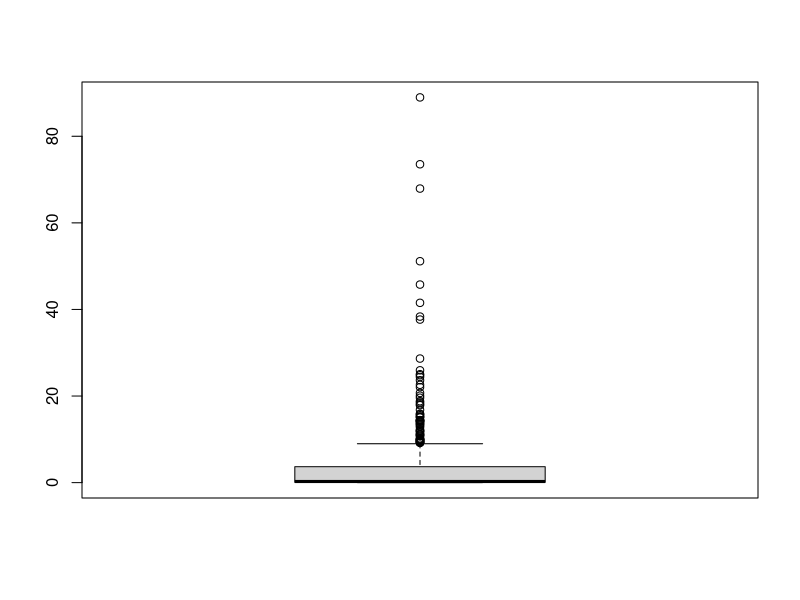
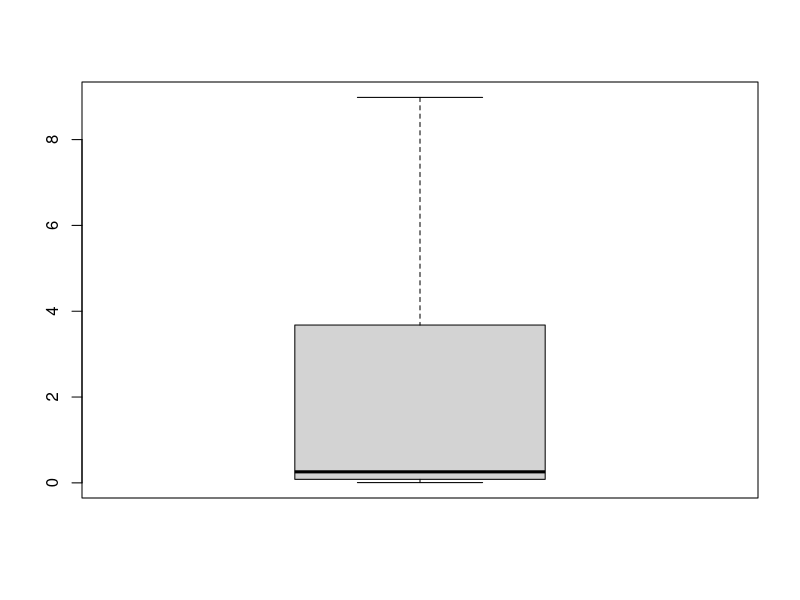
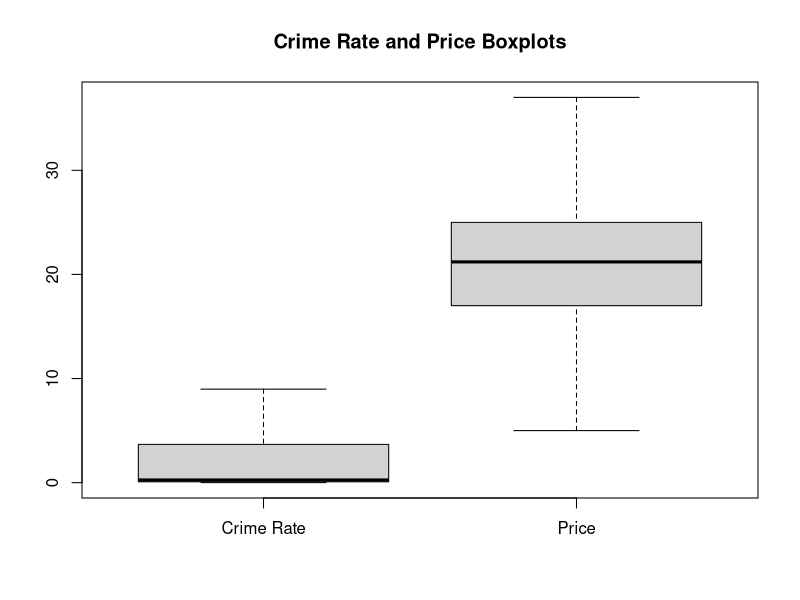
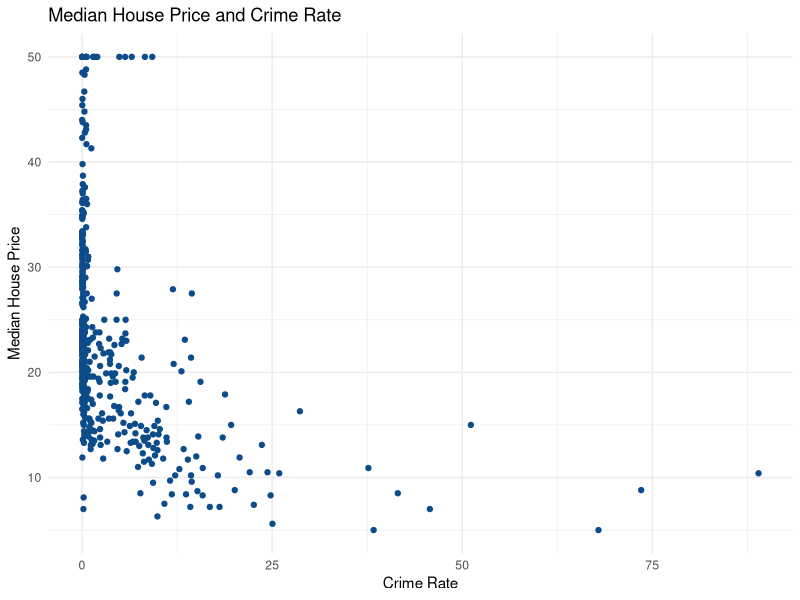
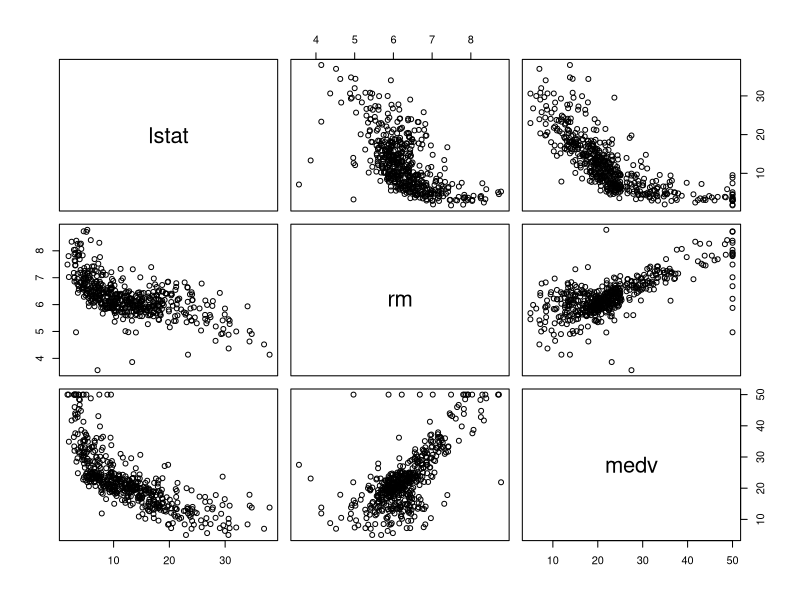
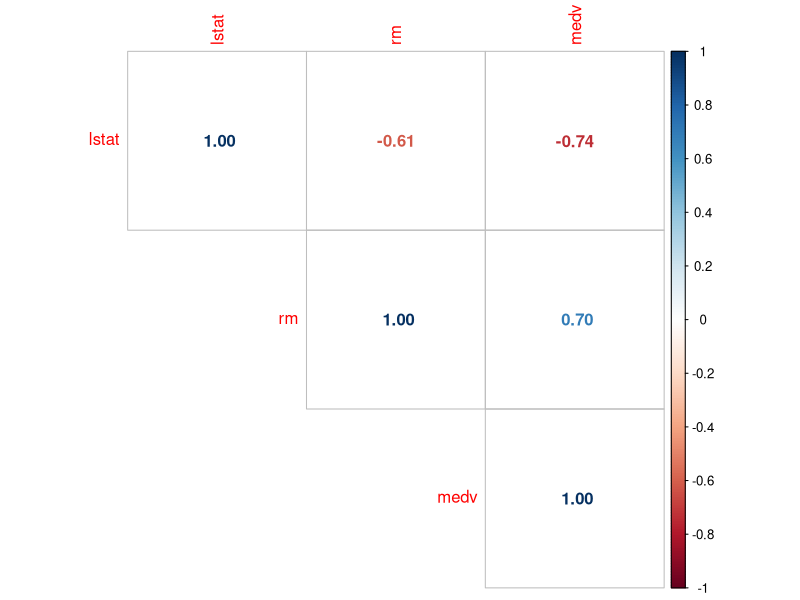
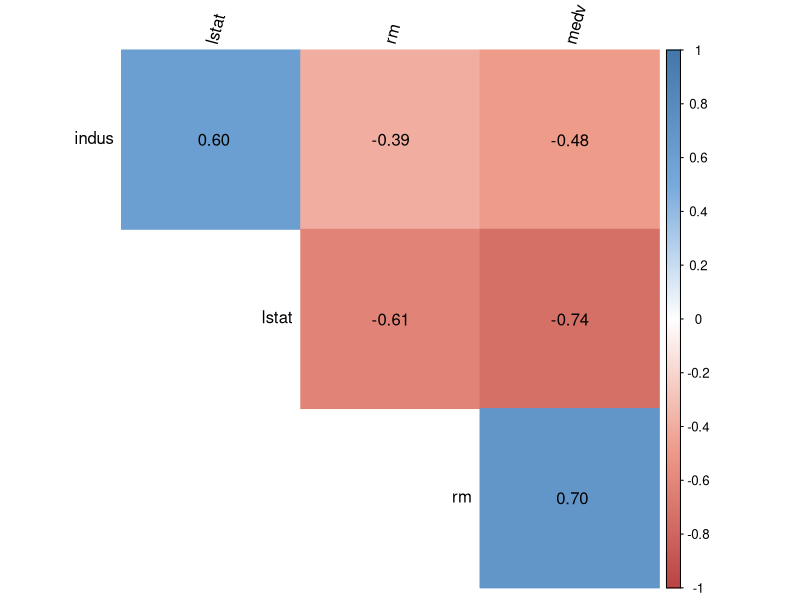

Reproduce these figures in R, in order.
#The Boston Housing dataset includes housing prices and related factors in the Boston area. 
#The dataset was obtained from information collected by the U.S. Census Service concerning housing 
#in the area of Boston, Massachusetts. The dataset also comprises 506 observations on 14 variables.

#The variables include:
#Crim - The crim variable represents the per capita crime rate by town.
#Zn - The zn variable represents the proportion of residential land zoned for lots over 25,000 sq.ft.
#Indus - The indus variable represents the proportion of non-retail business acres per town.
#Chas - The chas variable represents whether the property is located along the Charles River or not.
#Nox - The nox variable represents the nitrogen oxides concentration (parts per 10 million) in the air.
#Rm -The rm variable represents the average number of rooms per dwelling.
#age: This variable represents the proportion of owner-occupied units built prior to 1940.
#Dis -The dis variable represents the weighted distances to five Boston employment centres.
#Rad - The rad variable represents the index of accessibility to radial highways.
#Tax - The tax variable represents the full-value property-tax rate per $10,000.
#Ptratio - The ptratio variable represents the pupil-teacher ratio by town.
#Black - The black variable represents the proportion of blacks by town.
#Lstat - The lstat variable represents the percentage of the lower status of the population.
#Medv - The medv variable represents the median value of owner-occupied homes in $1000s.

# descriptive statistics - boston data set
library(MASS)
data <- Boston
summary(data)
write.csv(summary(data),'results_descriptive_statistics.csv')
print("test")

#box plot
boxplot(data$crim)
boxplot(data$crim,outline = FALSE)
boxplot(data$crim,data$medv,outline = FALSE,names=c("Crime Rate","Price"), main = 'Crime Rate and Price Boxplots')


#correlation
#Pearson correlation is often used for quantitative continuous variables that have a linear relationship
#Spearman correlation (which is actually similar to Pearson but based on the ranked values for 
#each variable rather than on the raw data) is often used to evaluate relationships involving at 
#least one qualitative ordinal variable or two quantitative variables if the link is partially linear
#Kendall’s tau-b which is computed from the number of concordant and discordant pairs is often used for
#qualitative ordinal variables
cor(data$crim,data$medv,method = "spearman")
cor(data$crim,data$medv,method = "pearson")
cor(data$crim,data$medv,method = "kendall")

# correlation for all variables
# correlation for all variables
round(cor(data),digits = 2)




#scatterplot
# scatterplot
library(ggplot2)
ggplot(data) +
  aes(x = crim, y = medv) +
  geom_point(colour = '#0c4c8a') +
  theme_minimal()+
  ggtitle('Median House Price and Crime Rate')+
  xlab('Crime Rate')+
  ylab('Median House Price')


#scatter plot for various combinations
pairs(data[, c("lstat", "rm", "medv")])

# improved correlation matrix
library(corrplot)
corrplot(cor(data[, c("lstat", "rm", "medv")]),
         method = "number",
         type = "upper" # show only upper side
)

#correlogram
# do not edit
corrplot2 <- function(data,
                      method = "pearson",
                      sig.level = 0.05,
                      order = "original",
                      diag = FALSE,
                      type = "upper",
                      tl.srt = 90,
                      number.font = 1,
                      number.cex = 1,
                      mar = c(0, 0, 0, 0)) {
  library(corrplot)
  data_incomplete <- data
  data <- data[complete.cases(data), ]
  mat <- cor(data, method = method)
  cor.mtest <- function(mat, method) {
    mat <- as.matrix(mat)
    n <- ncol(mat)
    p.mat <- matrix(NA, n, n)
    diag(p.mat) <- 0
    for (i in 1:(n - 1)) {
      for (j in (i + 1):n) {
        tmp <- cor.test(mat[, i], mat[, j], method = method)
        p.mat[i, j] <- p.mat[j, i] <- tmp$p.value
      }
    }
    colnames(p.mat) <- rownames(p.mat) <- colnames(mat)
    p.mat
  }
  p.mat <- cor.mtest(data, method = method)
  col <- colorRampPalette(c("#BB4444", "#EE9988", "#FFFFFF", "#77AADD", "#4477AA"))
  corrplot(mat,
           method = "color", col = col(200), number.font = number.font,
           mar = mar, number.cex = number.cex,
           type = type, order = order,
           addCoef.col = "black", # add correlation coefficient
           tl.col = "black", tl.srt = tl.srt, # rotation of text labels
           # combine with significance level
           p.mat = p.mat, sig.level = sig.level, insig = "blank",
           # hide correlation coefficients on the diagonal
           diag = diag
  )
}

# edit from here
corrplot2(
  data = data[, c("indus","lstat", "rm", "medv")],
  method = "pearson",
  sig.level = 0.05,
  order = "original",
  diag = FALSE,
  type = "upper",
  tl.srt = 75
)

# significance of correlation
# Pearson correlation test
test <- cor.test(data$medv, data$rm)
test









